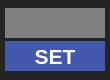
<?xml version="1.0" encoding="UTF-8"?>
<ui version="4.0">
 <class>Form</class>
 <widget class="QWidget" name="Form">
  <property name="geometry">
   <rect>
    <x>0</x>
    <y>0</y>
    <width>110</width>
    <height>80</height>
   </rect>
  </property>
  <property name="minimumSize">
   <size>
    <width>20</width>
    <height>20</height>
   </size>
  </property>
  <property name="font">
   <font>
    <pointsize>18</pointsize>
    <bold>true</bold>
   </font>
  </property>
  <property name="windowTitle">
   <string>Form</string>
  </property>
  <property name="styleSheet">
   <string notr="true">background-color: #242325;
</string>
  </property>
  <layout class="QGridLayout" name="gridLayout">
   <property name="leftMargin">
    <number>5</number>
   </property>
   <property name="topMargin">
    <number>5</number>
   </property>
   <property name="rightMargin">
    <number>5</number>
   </property>
   <property name="bottomMargin">
    <number>5</number>
   </property>
   <property name="spacing">
    <number>0</number>
   </property>
   <item row="1" column="0" colspan="2">
    <widget class="QPushButton" name="pushButton">
     <property name="minimumSize">
      <size>
       <width>30</width>
       <height>30</height>
      </size>
     </property>
     <property name="font">
      <font>
       <pointsize>16</pointsize>
       <bold>true</bold>
      </font>
     </property>
     <property name="styleSheet">
      <string notr="true">QPushButton {
	border: none;
	background-color: #4357AD;
	color: white;
}

QPushButton:pressed {
	border: none;
	background-color: #213aa6;
	color: white;
}</string>
     </property>
     <property name="text">
      <string>SET</string>
     </property>
    </widget>
   </item>
   <item row="0" column="0">
    <widget class="QLineEdit" name="lineEdit">
     <property name="font">
      <font>
       <pointsize>18</pointsize>
       <bold>false</bold>
      </font>
     </property>
     <property name="styleSheet">
      <string notr="true">color: white;
background-color: #808080;</string>
     </property>
     <property name="inputMask">
      <string/>
     </property>
     <property name="text">
      <string/>
     </property>
     <property name="frame">
      <bool>false</bool>
     </property>
     <property name="alignment">
      <set>Qt::AlignCenter</set>
     </property>
    </widget>
   </item>
  </layout>
 </widget>
 <resources/>
 <connections/>
</ui>
